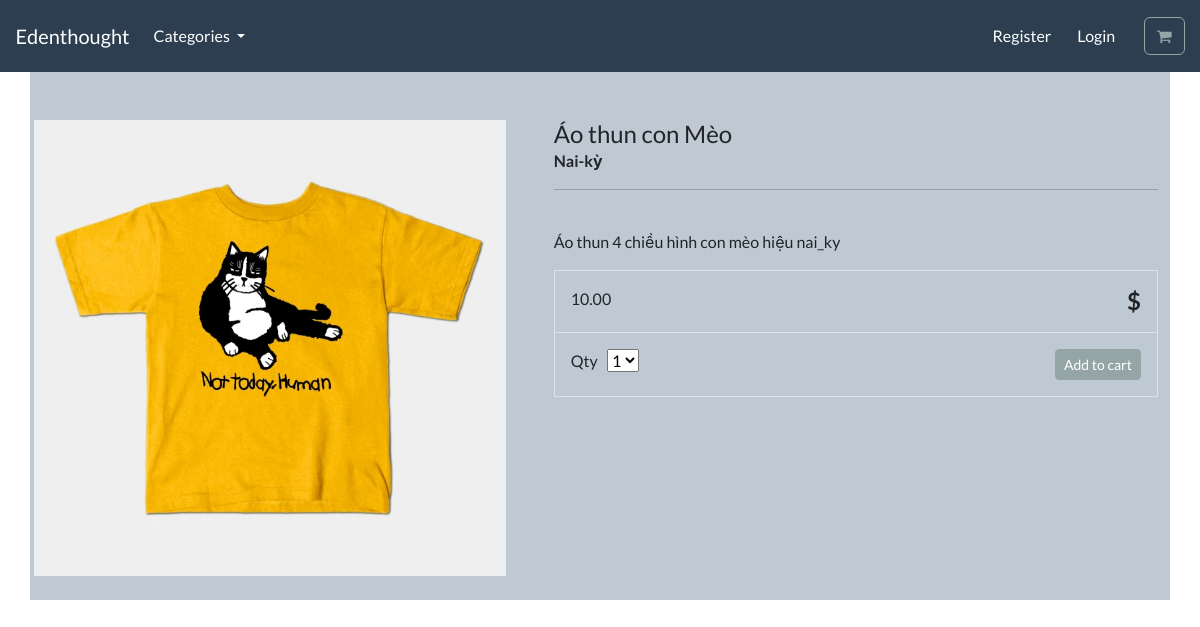
Screenshot of /product/ao-thun-gia-re/ with the database file from the repository.
### store/models.py (models this page shows, shortened)
class Product(models.Model):
    category = models.ForeignKey(Category, related_name='product', on_delete=models.CASCADE, null=True)
    title = models.CharField(max_length=250)
    brand = models.CharField(max_length=250, default='un-branded')
    description = models.TextField(blank=True)
    slug = models.SlugField(max_length=255)
    price = models.DecimalField(max_digits=4, decimal_places=2)
    image = models.ImageField(upload_to='images/')
    class Meta:
        verbose_name_plural = 'products'

### store/views.py (the view)
# urls.py: path('product/<slug:product_slug>/',views.product_info, name='product-info')
def product_info(request, product_slug):
    product = get_object_or_404(Product, slug = product_slug)
    context = {'product': product}
    return render(request, "store/product-info.html",context)

### templates/store/product-info.html (shortened to what this page needs)
{% extends "base.html" %} {% load static %} {% block content %}
<div class="container">
    <main class="pt-5">
      <div class="row g-3">
        <div class="col-md-5 col-lg-5 order-md-first bg-light">
          <img class="img-fluid mx-auto d-block" alt="Responsive image" src="{{product.image.url}}">
        </div>
        <div class="col-md-7 col-lg-7 ps-md-3 ps-lg-5">
          <h1 class="mb-0 h4">
            {{product.title}}
          </h1>
          <strong>
            {{product.brand}}
          </strong>
          <hr>
          <br>
          <p>
            {{product.description}}
          </p>
          <div class="border">
            <div class="col border-bottom">
              <div class="row p-3">
                <div class="col-6"> {{product.price}} </div>
                <div class="col-6 text-end">
                  <span class="h4 fw-bold">$
                  </span>
                </div>
              </div>
            </div>
            <div class="col">
              <div class="row p-3">
                <div class="col-6">
                  <label for="select">Qty</label> &nbsp; <select id="select">
                    <option value="1">1</option>
                  </select>
                </div>
                <div class="col-6 text-end">
                  <button type="button" id="add-button" value="" class="btn btn-secondary btn-sm"> Add to cart </button>
                </div>
              </div>
            </div>
          </div>
        </div>
      </div>
    </main>
    <br>
  </div>
{% endblock %}

### store/static/css/style.css (style rules this page uses)
.container { background-color: rgb(191, 201, 211); }
h1 { color: red; }

### rows the page displays
Product: image (picture), title "Áo thun con Mèo", brand "Nai-kỳ", description "Áo thun 4 chiều hình con mèo hiệu nai_ky", price "10.00"
